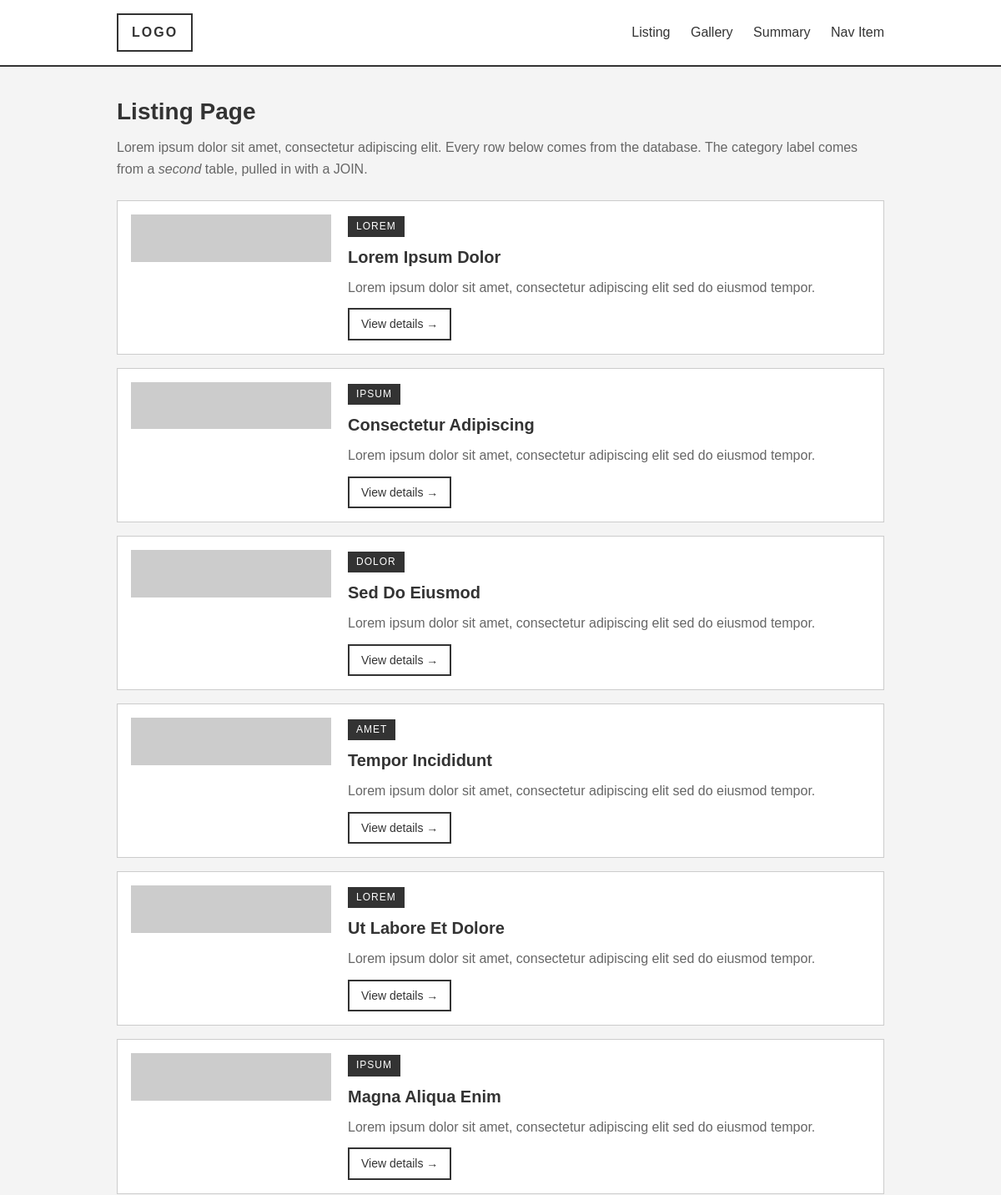
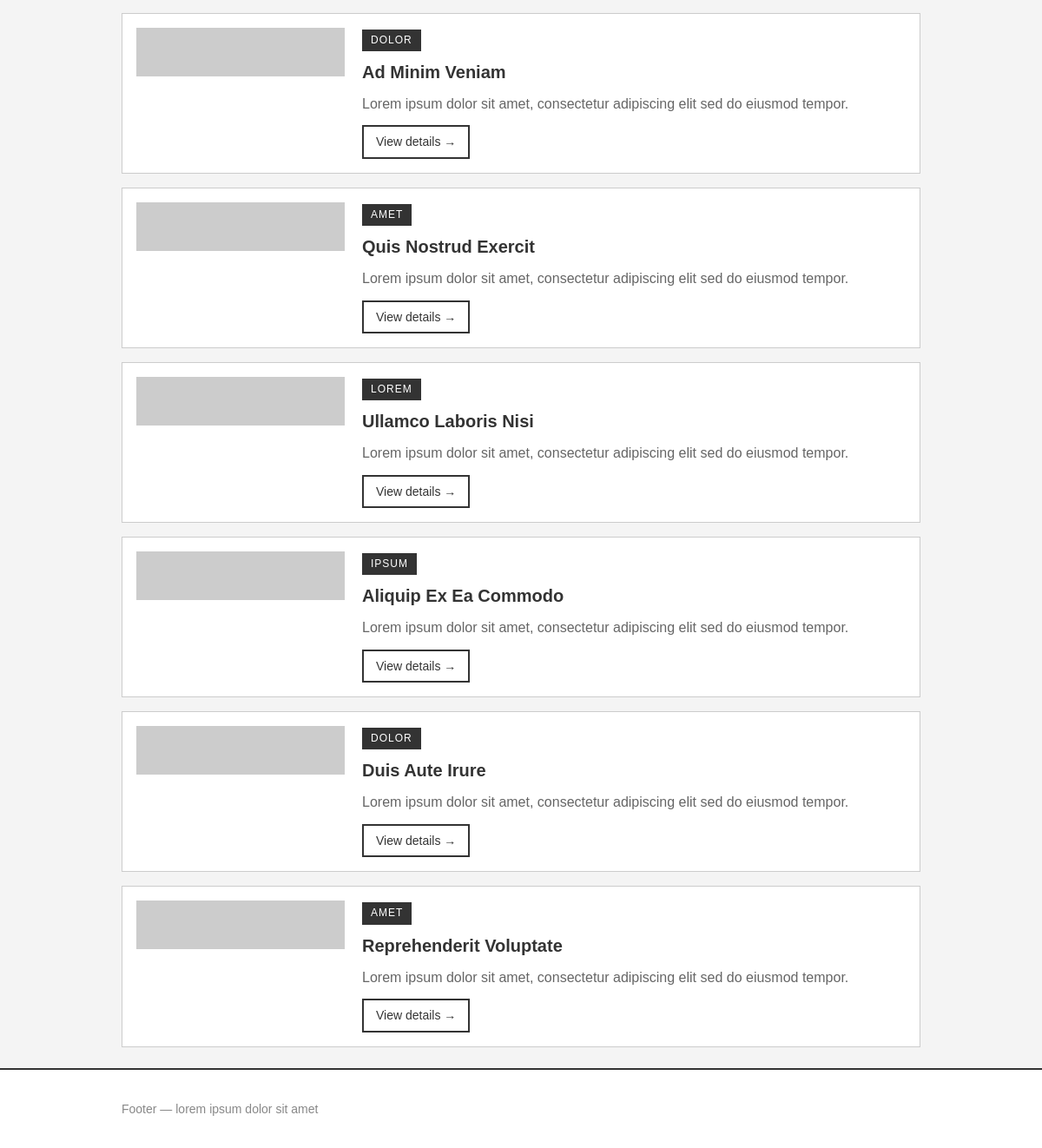
The page / on the database its author committed (2 pictures, top to bottom).
### tables this page shows
CREATE TABLE items (
    id            INTEGER PRIMARY KEY AUTOINCREMENT,
    title         TEXT    NOT NULL,
    summary       TEXT    NOT NULL,   -- short text, shown on the homepage
    body          TEXT    NOT NULL,   -- long text, shown on the detail page
    image_id      INTEGER NOT NULL,   -- which Lorem Picsum photo to use
    category_id   INTEGER NOT NULL,
    FOREIGN KEY (category_id) REFERENCES categories (id)
);

CREATE TABLE categories (
    id    INTEGER PRIMARY KEY AUTOINCREMENT,
    name  TEXT NOT NULL UNIQUE,
    slug  TEXT NOT NULL UNIQUE
);

### app.py (the view)
@app.route("/")
def index():
    return render_template("index.html", items=get_all_items())

### app.py (called while the page is built)
def get_db():
    connection = sqlite3.connect(DB_FILE)
    connection.row_factory = sqlite3.Row
    return connection

def get_all_items():
    connection = get_db()
    items = connection.execute(
        """
        SELECT  items.id,
                items.title,
                items.summary,
                items.image_id,
                categories.name AS category_name
        FROM    items
        JOIN    categories ON items.category_id = categories.id
        ORDER BY items.id
        """
    ).fetchall()
    connection.close()
    return items

### templates/index.html (shortened to what this page needs)
{% extends "base.html" %}
{% block content %}
  <h1>Listing Page</h1>
  <p class="lead">
    Lorem ipsum dolor sit amet, consectetur adipiscing elit. Every row below
    comes from the database. The category label comes from a <em>second</em>
    table, pulled in with a JOIN.
  </p>
  <ul class="listing">
    {% for item in items %}
      <li class="item-row">
        <div class="item-thumb">
          <img src="https://picsum.photos/id/{{ item.image_id }}/240/160"
               alt="Placeholder image for {{ item.title }}"
               width="240" height="160">
        </div>
        <div class="item-text">
          <span class="badge">{{ item.category_name }}</span>
          <h2><a href="{{ url_for('detail', item_id=item.id) }}">{{ item.title }}</a></h2>
          <p>{{ item.summary }}</p>
          <a class="btn" href="{{ url_for('detail', item_id=item.id) }}">
            View details &rarr;
          </a>
        </div>
      </li>
    {% endfor %}
  </ul>
{% endblock %}

### static/style.css (style rules this page uses)
* { box-sizing: border-box; }
body { margin: 0; font-family: Arial, Helvetica, sans-serif; font-size: 16px; line-height: 1.6; color: #333; background: #f4f4f4; }
img { display: block; max-width: 100%; height: auto; background: #ddd; }
h1 { font-size: 28px; margin: 32px 0 8px; }
h2 { font-size: 20px; margin: 0 0 8px; }
.lead { color: #666; margin-top: 0; }
.listing { list-style: none; margin: 24px 0; padding: 0; }
.item-row { display: flex; gap: 20px; background: #fff; border: 1px solid #ccc; padding: 16px; margin-bottom: 16px; }
.item-thumb { flex: 0 0 240px; }
.item-text { flex: 1; }
.item-text h2 a { color: #333; text-decoration: none; }
.item-text p { margin: 0 0 12px; color: #666; }
.badge { display: inline-block; background: #333; color: #fff; font-size: 12px; letter-spacing: 1px; text-transform: uppercase; padding: 3px 10px; margin-bottom: 8px; }
.btn { display: inline-block; border: 2px solid #333; color: #333; text-decoration: none; padding: 6px 14px; font-size: 14px; }

### rows shown on the page
items: category_name "LOREM", title "Lorem Ipsum Dolor", summary "Lorem ipsum dolor sit amet, consectetur adipiscing elit sed do eiusmod tempor."
items: category_name "IPSUM", title "Consectetur Adipiscing", summary "Lorem ipsum dolor sit amet, consectetur adipiscing elit sed do eiusmod tempor."
items: category_name "DOLOR", title "Sed Do Eiusmod", summary "Lorem ipsum dolor sit amet, consectetur adipiscing elit sed do eiusmod tempor."
items: category_name "AMET", title "Tempor Incididunt", summary "Lorem ipsum dolor sit amet, consectetur adipiscing elit sed do eiusmod tempor."
items: category_name "LOREM", title "Ut Labore Et Dolore", summary "Lorem ipsum dolor sit amet, consectetur adipiscing elit sed do eiusmod tempor."
items: category_name "IPSUM", title "Magna Aliqua Enim", summary "Lorem ipsum dolor sit amet, consectetur adipiscing elit sed do eiusmod tempor."
items: category_name "DOLOR", title "Ad Minim Veniam", summary "Lorem ipsum dolor sit amet, consectetur adipiscing elit sed do eiusmod tempor."
items: category_name "AMET", title "Quis Nostrud Exercit", summary "Lorem ipsum dolor sit amet, consectetur adipiscing elit sed do eiusmod tempor."
items: category_name "LOREM", title "Ullamco Laboris Nisi", summary "Lorem ipsum dolor sit amet, consectetur adipiscing elit sed do eiusmod tempor."
items: category_name "IPSUM", title "Aliquip Ex Ea Commodo", summary "Lorem ipsum dolor sit amet, consectetur adipiscing elit sed do eiusmod tempor."
items: category_name "DOLOR", title "Duis Aute Irure", summary "Lorem ipsum dolor sit amet, consectetur adipiscing elit sed do eiusmod tempor."
items: category_name "AMET", title "Reprehenderit Voluptate", summary "Lorem ipsum dolor sit amet, consectetur adipiscing elit sed do eiusmod tempor."
